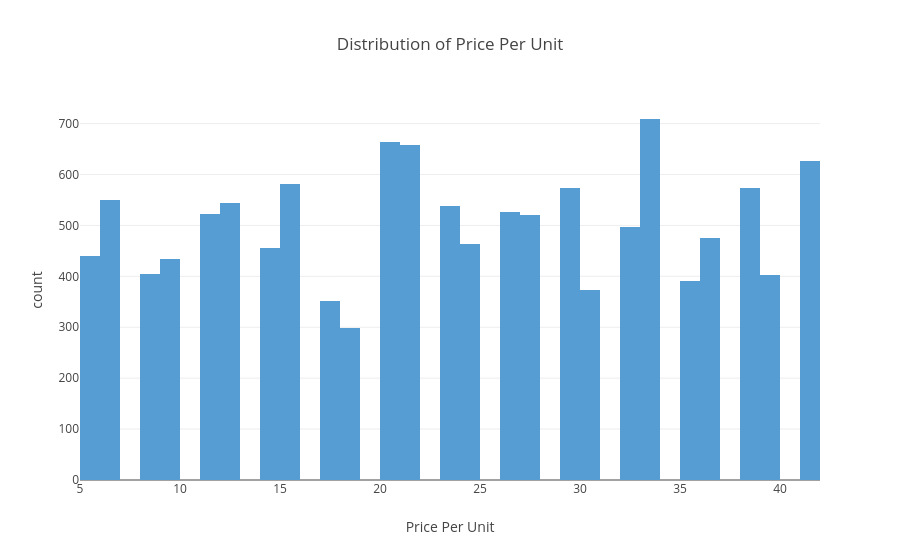
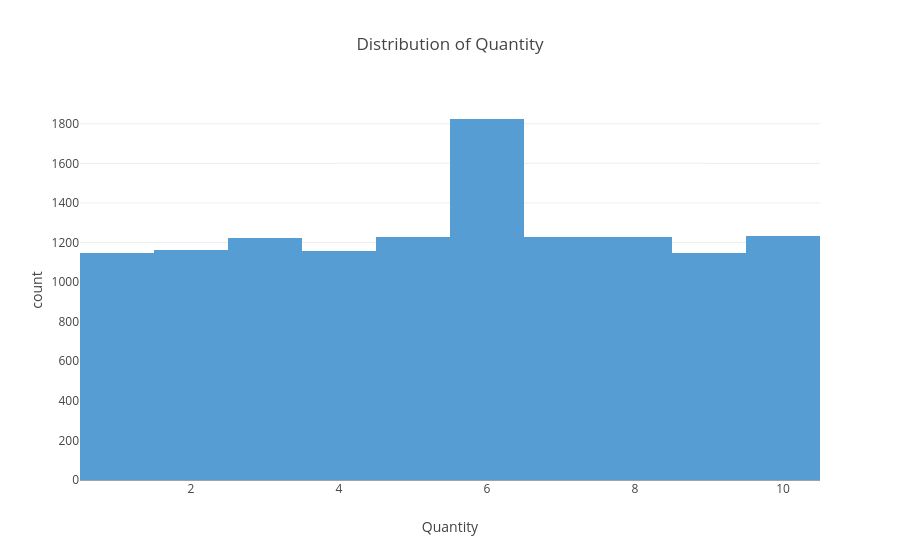
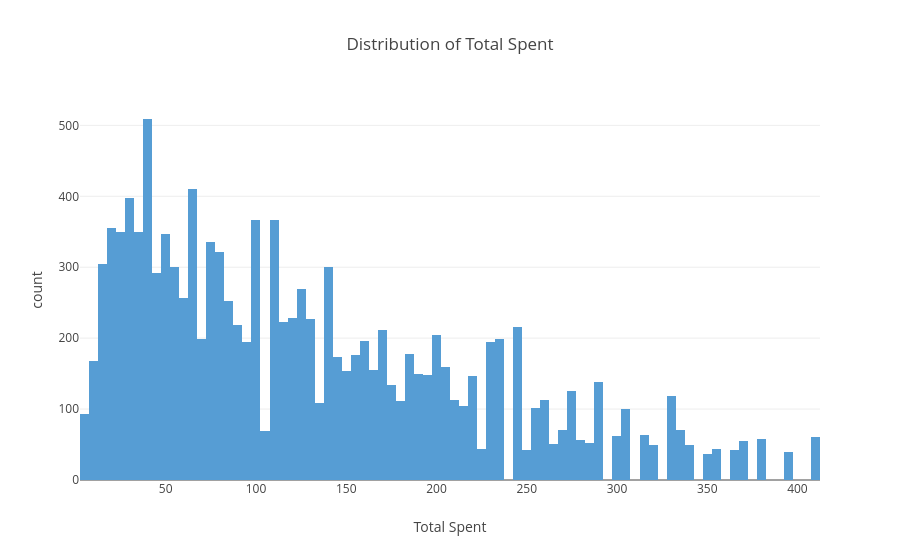
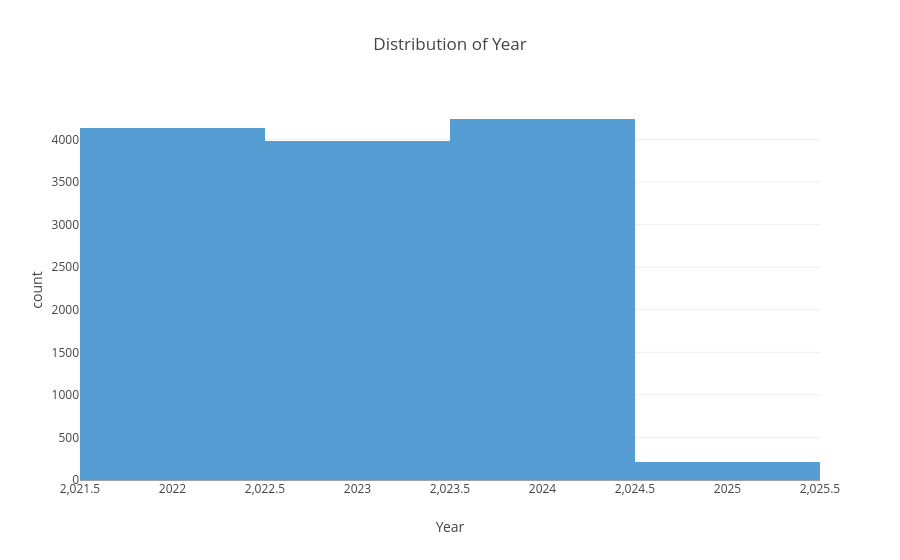

Notebook code cell kept with these figures, in order:
### Markdown cell above
### 1.1 Numerical data

### Code cell
# For Numerical

num_cols = df.select_dtypes(include='number').columns

for col in num_cols:
    fig= px.histogram(data_frame=df,
                      x= col,
                      color_discrete_sequence=["#569DD4"],
                      title= f'Distribution of {col}'
                      )
    fig.show()

### Figure 1 — Plotly figure (JSON) as saved in the notebook; plotly's stock layout.template omitted (floating-point values rounded to 4 significant figures; data arrays with more than 128 entries replaced by an {"elided": "..."} marker saying what was removed)
{"data": [{"bingroup": "x", "hovertemplate": "Price Per Unit=%{x}<br>count=%{y}<extra></extra>", "legendgroup": "", "marker": {"color": "#569DD4", "pattern": {"shape": ""}}, "name": "", "orientation": "v", "showlegend": false, "type": "histogram", "x": {"elided": "12575 float values"}, "xaxis": "x", "yaxis": "y"}], "layout": {"barmode": "relative", "legend": {"tracegroupgap": 0}, "title": {"text": "Distribution of Price Per Unit"}, "xaxis": {"anchor": "y", "domain": [0, 1], "title": {"text": "Price Per Unit"}}, "yaxis": {"anchor": "x", "domain": [0, 1], "title": {"text": "count"}}}}

### Figure 2 — Plotly figure (JSON) as saved in the notebook; plotly's stock layout.template omitted (floating-point values rounded to 4 significant figures; data arrays with more than 128 entries replaced by an {"elided": "..."} marker saying what was removed)
{"data": [{"bingroup": "x", "hovertemplate": "Quantity=%{x}<br>count=%{y}<extra></extra>", "legendgroup": "", "marker": {"color": "#569DD4", "pattern": {"shape": ""}}, "name": "", "orientation": "v", "showlegend": false, "type": "histogram", "x": {"elided": "12575 float values"}, "xaxis": "x", "yaxis": "y"}], "layout": {"barmode": "relative", "legend": {"tracegroupgap": 0}, "title": {"text": "Distribution of Quantity"}, "xaxis": {"anchor": "y", "domain": [0, 1], "title": {"text": "Quantity"}}, "yaxis": {"anchor": "x", "domain": [0, 1], "title": {"text": "count"}}}}

### Figure 3 — Plotly figure (JSON) as saved in the notebook; plotly's stock layout.template omitted (floating-point values rounded to 4 significant figures; data arrays with more than 128 entries replaced by an {"elided": "..."} marker saying what was removed)
{"data": [{"bingroup": "x", "hovertemplate": "Total Spent=%{x}<br>count=%{y}<extra></extra>", "legendgroup": "", "marker": {"color": "#569DD4", "pattern": {"shape": ""}}, "name": "", "orientation": "v", "showlegend": false, "type": "histogram", "x": {"elided": "12575 float values"}, "xaxis": "x", "yaxis": "y"}], "layout": {"barmode": "relative", "legend": {"tracegroupgap": 0}, "title": {"text": "Distribution of Total Spent"}, "xaxis": {"anchor": "y", "domain": [0, 1], "title": {"text": "Total Spent"}}, "yaxis": {"anchor": "x", "domain": [0, 1], "title": {"text": "count"}}}}

### Figure 4 — Plotly figure (JSON) as saved in the notebook; plotly's stock layout.template omitted (floating-point values rounded to 4 significant figures; data arrays with more than 128 entries replaced by an {"elided": "..."} marker saying what was removed)
{"data": [{"bingroup": "x", "hovertemplate": "Year=%{x}<br>count=%{y}<extra></extra>", "legendgroup": "", "marker": {"color": "#569DD4", "pattern": {"shape": ""}}, "name": "", "orientation": "v", "showlegend": false, "type": "histogram", "x": {"elided": "12575 int values"}, "xaxis": "x", "yaxis": "y"}], "layout": {"barmode": "relative", "legend": {"tracegroupgap": 0}, "title": {"text": "Distribution of Year"}, "xaxis": {"anchor": "y", "domain": [0, 1], "title": {"text": "Year"}}, "yaxis": {"anchor": "x", "domain": [0, 1], "title": {"text": "count"}}}}
